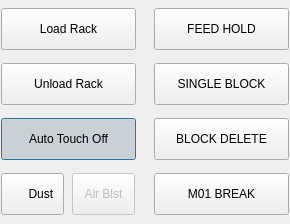
<?xml version="1.0" encoding="UTF-8"?>
<ui version="4.0">
 <class>USER_BUTTONS</class>
 <widget class="QWidget" name="USER_BUTTONS">
  <property name="geometry">
   <rect>
    <x>0</x>
    <y>0</y>
    <width>290</width>
    <height>224</height>
   </rect>
  </property>
  <property name="sizePolicy">
   <sizepolicy hsizetype="Preferred" vsizetype="Preferred">
    <horstretch>0</horstretch>
    <verstretch>0</verstretch>
   </sizepolicy>
  </property>
  <property name="windowTitle">
   <string>User Buttons</string>
  </property>
  <property name="layoutDirection">
   <enum>Qt::LeftToRight</enum>
  </property>
  <layout class="QGridLayout" name="gridLayout">
   <property name="leftMargin">
    <number>1</number>
   </property>
   <property name="topMargin">
    <number>3</number>
   </property>
   <property name="rightMargin">
    <number>1</number>
   </property>
   <property name="bottomMargin">
    <number>1</number>
   </property>
   <property name="horizontalSpacing">
    <number>3</number>
   </property>
   <property name="verticalSpacing">
    <number>8</number>
   </property>
   <item row="0" column="2">
    <widget class="ActionButton" name="feed_hold_button">
     <property name="sizePolicy">
      <sizepolicy hsizetype="Preferred" vsizetype="Fixed">
       <horstretch>0</horstretch>
       <verstretch>0</verstretch>
      </sizepolicy>
     </property>
     <property name="minimumSize">
      <size>
       <width>135</width>
       <height>42</height>
      </size>
     </property>
     <property name="maximumSize">
      <size>
       <width>16777215</width>
       <height>42</height>
      </size>
     </property>
     <property name="focusPolicy">
      <enum>Qt::NoFocus</enum>
     </property>
     <property name="styleSheet">
      <string notr="true">QPushButton {
   	font: 15pt &quot;Bebas Kai&quot;;
}</string>
     </property>
     <property name="text">
      <string>FEED HOLD</string>
     </property>
     <property name="checkable">
      <bool>true</bool>
     </property>
     <property name="rules" stdset="0">
      <string>[{&quot;channels&quot;: [{&quot;url&quot;: &quot;status:interp_state?text&quot;, &quot;trigger&quot;: true}], &quot;property&quot;: &quot;Checked&quot;, &quot;expression&quot;: &quot;ch[0] == 'Paused'&quot;, &quot;name&quot;: &quot;check when paused&quot;}]</string>
     </property>
     <property name="actionName" stdset="0">
      <string>program.pause</string>
     </property>
    </widget>
   </item>
   <item row="1" column="1">
    <widget class="QLabel" name="label_2">
     <property name="sizePolicy">
      <sizepolicy hsizetype="Preferred" vsizetype="Preferred">
       <horstretch>1</horstretch>
       <verstretch>0</verstretch>
      </sizepolicy>
     </property>
    </widget>
   </item>
   <item row="3" column="1">
    <widget class="QLabel" name="label_4">
     <property name="sizePolicy">
      <sizepolicy hsizetype="Preferred" vsizetype="Preferred">
       <horstretch>1</horstretch>
       <verstretch>0</verstretch>
      </sizepolicy>
     </property>
    </widget>
   </item>
   <item row="2" column="2">
    <widget class="ActionButton" name="block_delete_button">
     <property name="sizePolicy">
      <sizepolicy hsizetype="Preferred" vsizetype="Fixed">
       <horstretch>0</horstretch>
       <verstretch>0</verstretch>
      </sizepolicy>
     </property>
     <property name="minimumSize">
      <size>
       <width>135</width>
       <height>42</height>
      </size>
     </property>
     <property name="maximumSize">
      <size>
       <width>16777215</width>
       <height>42</height>
      </size>
     </property>
     <property name="focusPolicy">
      <enum>Qt::NoFocus</enum>
     </property>
     <property name="styleSheet">
      <string notr="true">QPushButton {
   	font: 15pt &quot;Bebas Kai&quot;;
}</string>
     </property>
     <property name="text">
      <string>BLOCK DELETE</string>
     </property>
     <property name="checkable">
      <bool>true</bool>
     </property>
     <property name="actionName" stdset="0">
      <string>program.block-delete.toggle</string>
     </property>
    </widget>
   </item>
   <item row="1" column="0">
    <widget class="MDIButton" name="unload_rack">
     <property name="minimumSize">
      <size>
       <width>135</width>
       <height>42</height>
      </size>
     </property>
     <property name="maximumSize">
      <size>
       <width>16777215</width>
       <height>42</height>
      </size>
     </property>
     <property name="styleSheet">
      <string notr="true">QPushButton {
   	font: 15pt &quot;Bebas Kai&quot;;
}</string>
     </property>
     <property name="text">
      <string>Unload Rack</string>
     </property>
     <property name="MDICommand" stdset="0">
      <string>M14</string>
     </property>
    </widget>
   </item>
   <item row="0" column="1">
    <widget class="QLabel" name="label">
     <property name="sizePolicy">
      <sizepolicy hsizetype="Preferred" vsizetype="Preferred">
       <horstretch>1</horstretch>
       <verstretch>0</verstretch>
      </sizepolicy>
     </property>
    </widget>
   </item>
   <item row="2" column="1">
    <widget class="QLabel" name="label_3">
     <property name="sizePolicy">
      <sizepolicy hsizetype="Preferred" vsizetype="Preferred">
       <horstretch>1</horstretch>
       <verstretch>0</verstretch>
      </sizepolicy>
     </property>
    </widget>
   </item>
   <item row="1" column="2">
    <widget class="ActionButton" name="single_block_button">
     <property name="sizePolicy">
      <sizepolicy hsizetype="Preferred" vsizetype="Fixed">
       <horstretch>0</horstretch>
       <verstretch>0</verstretch>
      </sizepolicy>
     </property>
     <property name="minimumSize">
      <size>
       <width>135</width>
       <height>42</height>
      </size>
     </property>
     <property name="maximumSize">
      <size>
       <width>16777215</width>
       <height>42</height>
      </size>
     </property>
     <property name="focusPolicy">
      <enum>Qt::NoFocus</enum>
     </property>
     <property name="styleSheet">
      <string notr="true">QPushButton {
   	font: 15pt &quot;Bebas Kai&quot;;
}</string>
     </property>
     <property name="text">
      <string>SINGLE BLOCK</string>
     </property>
     <property name="actionName" stdset="0">
      <string>program.step</string>
     </property>
    </widget>
   </item>
   <item row="2" column="0">
    <widget class="HalButton" name="autotouchoff">
     <property name="minimumSize">
      <size>
       <width>135</width>
       <height>42</height>
      </size>
     </property>
     <property name="styleSheet">
      <string notr="true">QPushButton {
   	font: 15pt &quot;Bebas Kai&quot;;}</string>
     </property>
     <property name="text">
      <string>Auto Touch Off</string>
     </property>
     <property name="checkable">
      <bool>true</bool>
     </property>
     <property name="checked">
      <bool>true</bool>
     </property>
     <property name="default">
      <bool>true</bool>
     </property>
     <property name="pinBaseName" stdset="0">
      <string>enable-auto-touchoff</string>
     </property>
    </widget>
   </item>
   <item row="0" column="0">
    <widget class="MDIButton" name="load_rack">
     <property name="minimumSize">
      <size>
       <width>135</width>
       <height>42</height>
      </size>
     </property>
     <property name="maximumSize">
      <size>
       <width>16777215</width>
       <height>42</height>
      </size>
     </property>
     <property name="styleSheet">
      <string notr="true">QPushButton {
   	font: 15pt &quot;Bebas Kai&quot;;
}</string>
     </property>
     <property name="text">
      <string>Load Rack</string>
     </property>
     <property name="MDICommand" stdset="0">
      <string>M120</string>
     </property>
    </widget>
   </item>
   <item row="3" column="2">
    <widget class="ActionButton" name="m01_break_button">
     <property name="sizePolicy">
      <sizepolicy hsizetype="Preferred" vsizetype="Fixed">
       <horstretch>0</horstretch>
       <verstretch>0</verstretch>
      </sizepolicy>
     </property>
     <property name="minimumSize">
      <size>
       <width>135</width>
       <height>42</height>
      </size>
     </property>
     <property name="maximumSize">
      <size>
       <width>16777215</width>
       <height>42</height>
      </size>
     </property>
     <property name="focusPolicy">
      <enum>Qt::NoFocus</enum>
     </property>
     <property name="styleSheet">
      <string notr="true">QPushButton {
   	font: 15pt &quot;Bebas Kai&quot;;
}</string>
     </property>
     <property name="text">
      <string>M01 BREAK</string>
     </property>
     <property name="checkable">
      <bool>true</bool>
     </property>
     <property name="actionName" stdset="0">
      <string>program.optional-stop.toggle</string>
     </property>
    </widget>
   </item>
   <item row="3" column="0">
    <layout class="QHBoxLayout" name="horizontalLayout_4">
     <property name="spacing">
      <number>8</number>
     </property>
     <item>
      <widget class="QWidget" name="widget" native="true">
       <property name="sizePolicy">
        <sizepolicy hsizetype="Fixed" vsizetype="Fixed">
         <horstretch>1</horstretch>
         <verstretch>0</verstretch>
        </sizepolicy>
       </property>
       <property name="minimumSize">
        <size>
         <width>63</width>
         <height>42</height>
        </size>
       </property>
       <property name="maximumSize">
        <size>
         <width>63</width>
         <height>42</height>
        </size>
       </property>
       <widget class="HalLedIndicator" name="halledindicator">
        <property name="geometry">
         <rect>
          <x>4</x>
          <y>13</y>
          <width>15</width>
          <height>15</height>
         </rect>
        </property>
        <property name="maximumSize">
         <size>
          <width>16</width>
          <height>16</height>
         </size>
        </property>
        <property name="diameter">
         <number>15</number>
        </property>
        <property name="state">
         <bool>false</bool>
        </property>
       </widget>
       <widget class="HalButton" name="haldust">
        <property name="enabled">
         <bool>true</bool>
        </property>
        <property name="geometry">
         <rect>
          <x>0</x>
          <y>0</y>
          <width>63</width>
          <height>42</height>
         </rect>
        </property>
        <property name="sizePolicy">
         <sizepolicy hsizetype="Preferred" vsizetype="Fixed">
          <horstretch>1</horstretch>
          <verstretch>0</verstretch>
         </sizepolicy>
        </property>
        <property name="minimumSize">
         <size>
          <width>63</width>
          <height>42</height>
         </size>
        </property>
        <property name="maximumSize">
         <size>
          <width>63</width>
          <height>42</height>
         </size>
        </property>
        <property name="styleSheet">
         <string notr="true">QPushButton {        font: 15pt &quot;Bebas Kai&quot;;
            padding-left: 20px;}
        </string>
        </property>
        <property name="text">
         <string>Dust </string>
        </property>
        <property name="checkable">
         <bool>true</bool>
        </property>
        <property name="default">
         <bool>false</bool>
        </property>
       </widget>
       <zorder>haldust</zorder>
       <zorder>halledindicator</zorder>
      </widget>
     </item>
     <item>
      <widget class="ActionButton" name="mist_button">
       <property name="enabled">
        <bool>false</bool>
       </property>
       <property name="sizePolicy">
        <sizepolicy hsizetype="Preferred" vsizetype="Fixed">
         <horstretch>1</horstretch>
         <verstretch>0</verstretch>
        </sizepolicy>
       </property>
       <property name="minimumSize">
        <size>
         <width>63</width>
         <height>42</height>
        </size>
       </property>
       <property name="maximumSize">
        <size>
         <width>63</width>
         <height>42</height>
        </size>
       </property>
       <property name="focusPolicy">
        <enum>Qt::NoFocus</enum>
       </property>
       <property name="styleSheet">
        <string notr="true">QPushButton {
   	font: 15pt &quot;Bebas Kai&quot;;
}</string>
       </property>
       <property name="text">
        <string>Air Blst</string>
       </property>
       <property name="checkable">
        <bool>true</bool>
       </property>
       <property name="actionName" stdset="0">
        <string>coolant.mist.toggle</string>
       </property>
      </widget>
     </item>
    </layout>
   </item>
  </layout>
 </widget>
 <customwidgets>
  <customwidget>
   <class>ActionButton</class>
   <extends>QPushButton</extends>
   <header>qtpyvcp.widgets.button_widgets.action_button</header>
  </customwidget>
  <customwidget>
   <class>MDIButton</class>
   <extends>QPushButton</extends>
   <header>qtpyvcp.widgets.button_widgets.mdi_button</header>
  </customwidget>
  <customwidget>
   <class>HalLedIndicator</class>
   <extends>QWidget</extends>
   <header>qtpyvcp.widgets.hal_widgets.hal_led</header>
  </customwidget>
  <customwidget>
   <class>HalButton</class>
   <extends>QPushButton</extends>
   <header>qtpyvcp.widgets.hal_widgets.hal_button</header>
  </customwidget>
 </customwidgets>
 <resources/>
 <connections/>
</ui>
